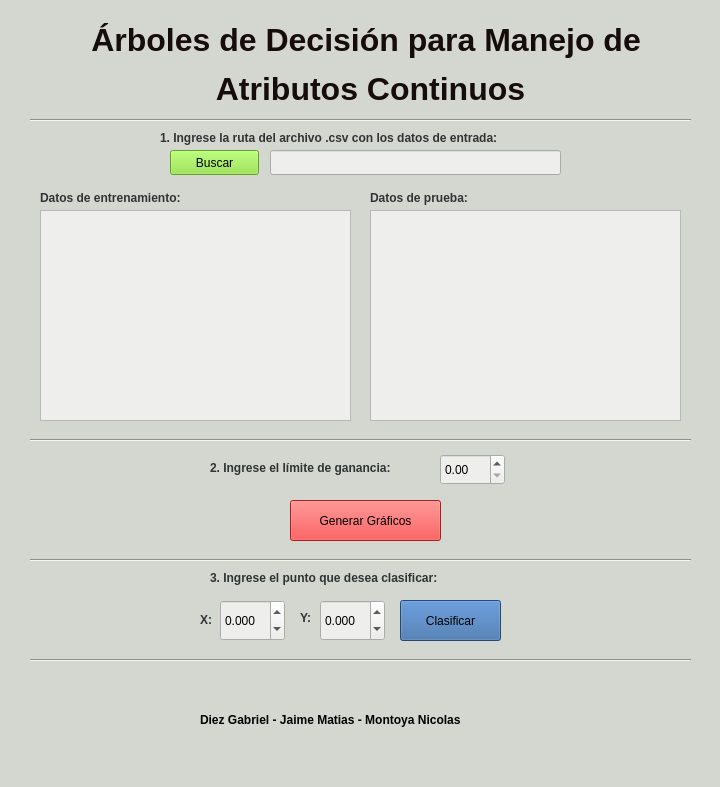
<?xml version="1.0" encoding="UTF-8"?>
<ui version="4.0">
 <class>MainWindow</class>
 <widget class="QMainWindow" name="MainWindow">
  <property name="geometry">
   <rect>
    <x>0</x>
    <y>0</y>
    <width>720</width>
    <height>787</height>
   </rect>
  </property>
  <property name="windowTitle">
   <string>TP Integrador IA 2019</string>
  </property>
  <property name="styleSheet">
   <string notr="true">background-color: rgb(211, 215, 207);</string>
  </property>
  <widget class="QWidget" name="centralwidget">
   <widget class="QLabel" name="label">
    <property name="geometry">
     <rect>
      <x>-10</x>
      <y>20</y>
      <width>761</width>
      <height>91</height>
     </rect>
    </property>
    <property name="text">
     <string>&lt;html&gt;&lt;head/&gt;&lt;body&gt;&lt;p align=&quot;center&quot;&gt;&lt;span style=&quot; font-size:24pt; font-weight:600; color:#170c0c;&quot;&gt;Árboles de Decisión para Manejo de &lt;/span&gt;&lt;/p&gt;&lt;p align=&quot;center&quot;&gt;&lt;span style=&quot; font-size:24pt; font-weight:600; color:#170c0c;&quot;&gt;Atributos Continuos&lt;/span&gt;&lt;/p&gt;&lt;/body&gt;&lt;/html&gt;</string>
    </property>
   </widget>
   <widget class="QPushButton" name="btnGenerar">
    <property name="geometry">
     <rect>
      <x>290</x>
      <y>500</y>
      <width>151</width>
      <height>41</height>
     </rect>
    </property>
    <property name="styleSheet">
     <string notr="true">background-color: rgb(239, 41, 41);</string>
    </property>
    <property name="text">
     <string>Generar Gráficos</string>
    </property>
   </widget>
   <widget class="QLabel" name="label_2">
    <property name="geometry">
     <rect>
      <x>160</x>
      <y>130</y>
      <width>421</width>
      <height>17</height>
     </rect>
    </property>
    <property name="text">
     <string>&lt;html&gt;&lt;head/&gt;&lt;body&gt;&lt;p&gt;&lt;span style=&quot; font-weight:600; color:#2e3436;&quot;&gt;1. Ingrese la ruta del archivo .csv con los datos de entrada:&lt;/span&gt;&lt;/p&gt;&lt;/body&gt;&lt;/html&gt;</string>
    </property>
   </widget>
   <widget class="QPushButton" name="btnBuscar">
    <property name="geometry">
     <rect>
      <x>170</x>
      <y>150</y>
      <width>89</width>
      <height>25</height>
     </rect>
    </property>
    <property name="styleSheet">
     <string notr="true">background-color: rgb(138, 226, 52);</string>
    </property>
    <property name="text">
     <string>Buscar</string>
    </property>
   </widget>
   <widget class="QLabel" name="label_5">
    <property name="geometry">
     <rect>
      <x>200</x>
      <y>710</y>
      <width>331</width>
      <height>20</height>
     </rect>
    </property>
    <property name="text">
     <string>&lt;html&gt;&lt;head/&gt;&lt;body&gt;&lt;p&gt;&lt;span style=&quot; font-weight:600;&quot;&gt; Diez Gabriel - Jaime Matias - Montoya Nicolas&lt;/span&gt;&lt;/p&gt;&lt;/body&gt;&lt;/html&gt;</string>
    </property>
   </widget>
   <widget class="QTableWidget" name="tablaEntrenamiento">
    <property name="geometry">
     <rect>
      <x>40</x>
      <y>210</y>
      <width>311</width>
      <height>211</height>
     </rect>
    </property>
    <property name="styleSheet">
     <string notr="true">background-color: rgb(238, 238, 236);</string>
    </property>
   </widget>
   <widget class="QLineEdit" name="ruta">
    <property name="geometry">
     <rect>
      <x>270</x>
      <y>150</y>
      <width>291</width>
      <height>25</height>
     </rect>
    </property>
    <property name="styleSheet">
     <string notr="true">background-color: rgb(238, 238, 236);</string>
    </property>
   </widget>
   <widget class="QLabel" name="label_3">
    <property name="geometry">
     <rect>
      <x>20</x>
      <y>700</y>
      <width>151</width>
      <height>61</height>
     </rect>
    </property>
    <property name="styleSheet">
     <string notr="true">image: url(:/ia/LogoUTN.png);</string>
    </property>
    <property name="text">
     <string/>
    </property>
   </widget>
   <widget class="QLabel" name="label_4">
    <property name="geometry">
     <rect>
      <x>550</x>
      <y>670</y>
      <width>111</width>
      <height>91</height>
     </rect>
    </property>
    <property name="styleSheet">
     <string notr="true">image: url(:/ia/IA.png);</string>
    </property>
    <property name="text">
     <string/>
    </property>
   </widget>
   <widget class="Line" name="line">
    <property name="geometry">
     <rect>
      <x>30</x>
      <y>550</y>
      <width>661</width>
      <height>20</height>
     </rect>
    </property>
    <property name="orientation">
     <enum>Qt::Horizontal</enum>
    </property>
   </widget>
   <widget class="QLabel" name="label_6">
    <property name="geometry">
     <rect>
      <x>210</x>
      <y>460</y>
      <width>231</width>
      <height>17</height>
     </rect>
    </property>
    <property name="text">
     <string>&lt;html&gt;&lt;head/&gt;&lt;body&gt;&lt;p&gt;&lt;span style=&quot; font-weight:600; color:#2e3436;&quot;&gt;2. Ingrese el límite de ganancia: &lt;/span&gt;&lt;/p&gt;&lt;/body&gt;&lt;/html&gt;</string>
    </property>
   </widget>
   <widget class="QDoubleSpinBox" name="limite">
    <property name="geometry">
     <rect>
      <x>440</x>
      <y>454</y>
      <width>65</width>
      <height>31</height>
     </rect>
    </property>
    <property name="styleSheet">
     <string notr="true">background-color: rgb(238, 238, 236);</string>
    </property>
   </widget>
   <widget class="QPushButton" name="btnClasificar">
    <property name="geometry">
     <rect>
      <x>400</x>
      <y>600</y>
      <width>101</width>
      <height>41</height>
     </rect>
    </property>
    <property name="styleSheet">
     <string notr="true">background-color: rgb(52, 101, 164);</string>
    </property>
    <property name="text">
     <string>Clasificar</string>
    </property>
   </widget>
   <widget class="QLabel" name="label_7">
    <property name="geometry">
     <rect>
      <x>210</x>
      <y>570</y>
      <width>291</width>
      <height>17</height>
     </rect>
    </property>
    <property name="text">
     <string>&lt;html&gt;&lt;head/&gt;&lt;body&gt;&lt;p&gt;&lt;span style=&quot; font-weight:600; color:#2e3436;&quot;&gt;3. Ingrese el punto que desea clasificar:&lt;/span&gt;&lt;/p&gt;&lt;/body&gt;&lt;/html&gt;</string>
    </property>
   </widget>
   <widget class="QLabel" name="label_8">
    <property name="geometry">
     <rect>
      <x>200</x>
      <y>610</y>
      <width>16</width>
      <height>21</height>
     </rect>
    </property>
    <property name="text">
     <string>&lt;html&gt;&lt;head/&gt;&lt;body&gt;&lt;p&gt;&lt;span style=&quot; font-weight:600; color:#2e3436;&quot;&gt;X:&lt;/span&gt;&lt;/p&gt;&lt;/body&gt;&lt;/html&gt;</string>
    </property>
   </widget>
   <widget class="QLabel" name="label_9">
    <property name="geometry">
     <rect>
      <x>300</x>
      <y>610</y>
      <width>16</width>
      <height>17</height>
     </rect>
    </property>
    <property name="text">
     <string>&lt;html&gt;&lt;head/&gt;&lt;body&gt;&lt;p&gt;&lt;span style=&quot; font-weight:600; color:#2e3436;&quot;&gt;Y:&lt;/span&gt;&lt;/p&gt;&lt;/body&gt;&lt;/html&gt;</string>
    </property>
   </widget>
   <widget class="Line" name="line_2">
    <property name="geometry">
     <rect>
      <x>30</x>
      <y>650</y>
      <width>661</width>
      <height>20</height>
     </rect>
    </property>
    <property name="orientation">
     <enum>Qt::Horizontal</enum>
    </property>
   </widget>
   <widget class="Line" name="line_3">
    <property name="geometry">
     <rect>
      <x>30</x>
      <y>430</y>
      <width>661</width>
      <height>20</height>
     </rect>
    </property>
    <property name="orientation">
     <enum>Qt::Horizontal</enum>
    </property>
   </widget>
   <widget class="Line" name="line_4">
    <property name="geometry">
     <rect>
      <x>30</x>
      <y>110</y>
      <width>661</width>
      <height>20</height>
     </rect>
    </property>
    <property name="orientation">
     <enum>Qt::Horizontal</enum>
    </property>
   </widget>
   <widget class="QDoubleSpinBox" name="puntox">
    <property name="geometry">
     <rect>
      <x>220</x>
      <y>600</y>
      <width>65</width>
      <height>41</height>
     </rect>
    </property>
    <property name="styleSheet">
     <string notr="true">background-color: rgb(238, 238, 236);</string>
    </property>
    <property name="decimals">
     <number>3</number>
    </property>
    <property name="minimum">
     <double>-9999000.000000000000000</double>
    </property>
   </widget>
   <widget class="QDoubleSpinBox" name="puntoy">
    <property name="geometry">
     <rect>
      <x>320</x>
      <y>600</y>
      <width>65</width>
      <height>41</height>
     </rect>
    </property>
    <property name="styleSheet">
     <string notr="true">background-color: rgb(238, 238, 236);</string>
    </property>
    <property name="decimals">
     <number>3</number>
    </property>
    <property name="minimum">
     <double>-9999000.000000000000000</double>
    </property>
   </widget>
   <widget class="QTableWidget" name="tablaPrueba">
    <property name="geometry">
     <rect>
      <x>370</x>
      <y>210</y>
      <width>311</width>
      <height>211</height>
     </rect>
    </property>
    <property name="styleSheet">
     <string notr="true">background-color: rgb(238, 238, 236);</string>
    </property>
   </widget>
   <widget class="QLabel" name="label_10">
    <property name="geometry">
     <rect>
      <x>40</x>
      <y>190</y>
      <width>191</width>
      <height>17</height>
     </rect>
    </property>
    <property name="text">
     <string>&lt;html&gt;&lt;head/&gt;&lt;body&gt;&lt;p&gt;&lt;span style=&quot; font-weight:600; color:#2e3436;&quot;&gt;Datos de entrenamiento:&lt;/span&gt;&lt;/p&gt;&lt;/body&gt;&lt;/html&gt;</string>
    </property>
   </widget>
   <widget class="QLabel" name="label_11">
    <property name="geometry">
     <rect>
      <x>370</x>
      <y>190</y>
      <width>191</width>
      <height>17</height>
     </rect>
    </property>
    <property name="text">
     <string>&lt;html&gt;&lt;head/&gt;&lt;body&gt;&lt;p&gt;&lt;span style=&quot; font-weight:600; color:#2e3436;&quot;&gt;Datos de prueba:&lt;/span&gt;&lt;/p&gt;&lt;/body&gt;&lt;/html&gt;</string>
    </property>
   </widget>
  </widget>
  <widget class="QStatusBar" name="statusbar"/>
 </widget>
 <resources>
  <include location="img.qrc"/>
 </resources>
 <connections/>
</ui>
